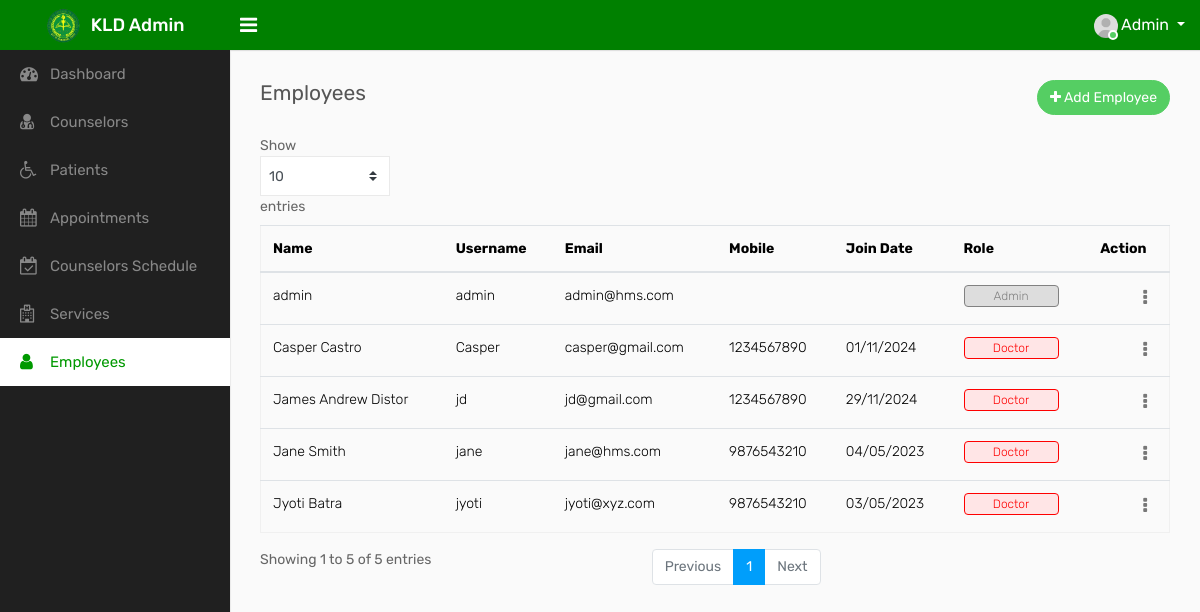
Screenshot of /GUIDANCE/employees.php (signed in) with the database file from the repository.
### tables this page shows
CREATE TABLE `tbl_employee` (
  `id` int(11) NOT NULL,
  `first_name` varchar(250) NOT NULL,
  `last_name` varchar(250) NOT NULL,
  `username` varchar(250) NOT NULL,
  `emailid` varchar(250) NOT NULL,
  `password` varchar(250) NOT NULL,
  `dob` varchar(50) NOT NULL,
  `gender` varchar(10) NOT NULL,
  `address` text NOT NULL,
  `bio` text NOT NULL,
  `employee_id` varchar(250) NOT NULL,
  `joining_date` varchar(250) NOT NULL,
  `phone` varchar(10) NOT NULL,
  `role` varchar(50) NOT NULL COMMENT '1=Admin, 2=Doctor, 3=Nurse, 4=Accountant',
  `status` tinyint(4) NOT NULL COMMENT '1=Active, 0=Inactive',
  `created_at` timestamp NOT NULL DEFAULT current_timestamp() ON UPDATE current_timestamp()
);

### GUIDANCE/employees.php (the view, shortened to what this page needs)
<?php
include('header.php');
include('includes/connection.php');
?>
<head>
</head>
<div class="sidebar" id="sidebar">
            <div class="sidebar-inner slimscroll">
                <div id="sidebar-menu" class="sidebar-menu">
                    <?php
                    if($_SESSION['role']==1){?>
                    <ul>
                        <li>
                            <a href="dashboard.php"><i class="fa fa-dashboard"></i> <span>Dashboard</span></a>
                        </li>
						<li>
                            <a href="doctors.php"><i class="fa fa-user-md"></i> <span>Counselors</span></a>
                        </li>
                        <li>
                            <a href="patients.php"><i class="fa fa-wheelchair"></i> <span>Patients</span></a>
                        </li>
                        <li>
                            <a href="appointments.php"><i class="fa fa-calendar"></i> <span>Appointments</span></a>
                        </li>
                        <li>
                            <a href="schedule.php"><i class="fa fa-calendar-check-o"></i> <span>Counselors Schedule</span></a>
                        </li>
                        <li>
                            <a href="departments.php"><i class="fa fa-hospital-o"></i> <span>Services</span></a>
                        </li>
                        <li  class="active">
                            <a href="employees.php"><i class="fa fa-user"></i> <span>Employees</span></a>
                        </li>
                    </ul>
                <?php } ?>
                </div>
            </div>
      </div>
        <div class="page-wrapper">
            <div class="content">
                <div class="row">
                    <div class="col-sm-4 col-3">
                        <h4 class="page-title">Employees</h4>
                    </div>
                    <?php
                    if($_SESSION['role']==1){?>
                    <div class="col-sm-8 col-9 text-right m-b-20">
                        <a href="add-employee.php" class="btn btn-success btn-rounded float-right"><i class="fa fa-plus"></i> Add Employee</a>
                    </div>
                <?php } ?>
                </div>
                <div class="table-responsive">
                                    <table class="datatable table table-stripped ">
                                    <thead>
                                        <tr>
                                            <th>Name</th>
                                            <th>Username</th>
                                            <th>Email</th>
                                            <th>Mobile</th>
                                            <th>Join Date</th>
                                            <th>Role</th>
                                            <th>Action</th>
                                        </tr>
                                    </thead>
                                    <tbody>
                                        <?php
                                        $fetch_query = mysqli_query($connection, "select * from tbl_employee");
                                        while($row = mysqli_fetch_array($fetch_query))
                                        {
                                        ?>
                                        <tr>
                                            <td><?php echo $row['first_name']." ".$row['last_name']; ?></td>
                                            <td><?php echo $row['username']; ?></td>
                                            <td><?php echo $row['emailid']; ?></td>
                                            <td><?php echo $row['phone']; ?></td>
                                            <td><?php echo $row['joining_date']; ?></td>
                                            <td>
                                                <?php if($row['role']=="Nurse"){ ?>
                                                    <span class="custom-badge status-green">Nurse</span>
                                                <?php } else if($row['role']==2){ ?>
                                                    <span class="custom-badge status-red">Doctor</span>
                                                <?php } else if($row['role']=="1"){ ?>
                                                    <span class="custom-badge status-grey">Admin</span>
                                                <?php } ?>
                                                </td>
                                            <td class="text-right">
                                            <div class="dropdown dropdown-action">
                                                <a href="#" class="action-icon dropdown-toggle" data-toggle="dropdown" aria-expanded="false"><i class="fa fa-ellipsis-v"></i></a>
                                            </div>
                                        </td>
                                        </tr>
                                    <?php } ?>
                                    </tbody>
                                </table>
                            </div>
            </div>
        </div>
<?php include('footer.php'); ?>

### GUIDANCE/header.php (shortened to what this page needs)
<!DOCTYPE html>
<html lang="en">
<head>
    <link rel="stylesheet" type="text/css" href="assets/css/bootstrap.min.css">
    <link rel="stylesheet" type="text/css" href="assets/css/font-awesome.min.css">
    <link rel="stylesheet" type="text/css" href="assets/css/select2.min.css">
    <link rel="stylesheet" type="text/css" href="assets/css/bootstrap-datetimepicker.min.css">
    <link rel="stylesheet" type="text/css" href="assets/css/style.css">
</head>
<body>
    <div class="main-wrapper">
        <div class="header">
			<div class="header-left">
				<a href="dashboard.php" class="logo">
					<img src="assets/img/kld.logo.png" width="35" height="35" alt=""> <span>KLD Admin</span>
				</a>
			</div>
			<a id="toggle_btn" href="javascript:void(0);"><i class="fa fa-bars"></i></a>
            <ul class="nav user-menu float-right">
                   <li class="nav-item dropdown has-arrow">
                    <a href="#" class="dropdown-toggle nav-link user-link" data-toggle="dropdown">
                        <span class="user-img">
							<img class="rounded-circle" src="assets/img/user.jpg" width="24" alt="Admin">
							<span class="status online"></span>
						</span>
                        <?php
                        if($_SESSION['role']==1){ ?>
						<span>Admin</span>
                    <?php } else {?>
                        <span><?php echo $_SESSION['name']; ?></span>
                    <?php } ?>
                    </a>
                </li>
            </ul>
        </div>
        <div class="sidebar" id="sidebar">
            <div class="sidebar-inner slimscroll">
                <div id="sidebar-menu" class="sidebar-menu">
                    <?php
                    if($_SESSION['role']==1){?>
                    <ul>
                        <li>
                            <a href="dashboard.php"><i class="fa fa-dashboard"></i> <span>Dashboard</span></a>
                        </li>
						<li>
                            <a href="doctors.php"><i class="fa fa-user-md"></i> <span>Counselors</span></a>
                        </li>
                        <li>
                            <a href="patients.php"><i class="fa fa-wheelchair"></i> <span>Patients</span></a>
                        </li>
                        <li>
                            <a href="appointments.php"><i class="fa fa-calendar"></i> <span>Appointments</span></a>
                        </li>
                        <li>
                            <a href="schedule.php"><i class="fa fa-calendar-check-o"></i> <span>Counselors Schedule</span></a>
                        </li>
                        <li>
                            <a href="departments.php"><i class="fa fa-hospital-o"></i> <span>Services</span></a>
                        </li>
                        <li>
                            <a href="employees.php"><i class="fa fa-user"></i> <span>Employees</span></a>
                        </li>
                    </ul>
                <?php } ?>
                </div>
            </div>
      </div>
</div>

### GUIDANCE/footer.php (shortened to what this page needs)
</body>
</html>

### GUIDANCE/header.php (style rules this page uses)
.header { background-color: green; left: 0; position: fixed; right: 0; top: 0; z-index: 1039; height: 50px; box-shadow: 0 1px 1px rgba(0, 0, 0, 0.1); }
.sidebar { box-shadow: 0 1px 2px 0 rgba(0, 0, 0, 0.1); top: 50px; width: 230px; z-index: 1039; background-color: #202020 ; bottom: 0; margin-top: 0px; position: fixed; left: 0; transition: all 0.2s ease-in-out; }

### GUIDANCE/employees.php (style rules this page uses)
.sidebar-menu li.active a { color: #009900; background-color: #ffffff; }

### rows the page displays
tbl_employee: first_name "admin", username "admin", emailid "admin@hms.com", role "Admin"
tbl_employee: first_name "Jane", last_name "Smith", username "jane", emailid "jane@hms.com", phone "9876543210", joining_date "04/05/2023", role "Doctor"
tbl_employee: first_name "Jyoti", last_name "Batra", username "jyoti", emailid "jyoti@xyz.com", phone "9876543210", joining_date "03/05/2023", role "Doctor"
tbl_employee: first_name "Casper", last_name "Castro", username "Casper", emailid "casper@gmail.com", phone "1234567890", joining_date "01/11/2024", role "Doctor"
tbl_employee: first_name "James Andrew", last_name "Distor", username "jd", emailid "jd@gmail.com", phone "1234567890", joining_date "29/11/2024", role "Doctor"
